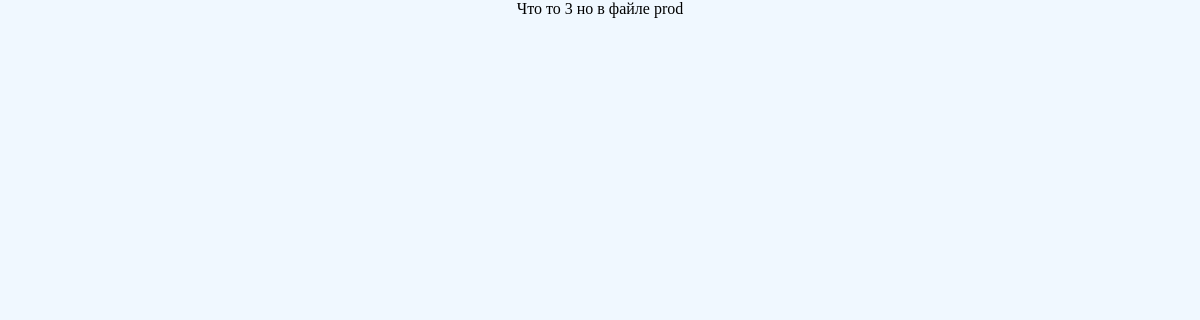
The page /shop on the database as committed earlier.
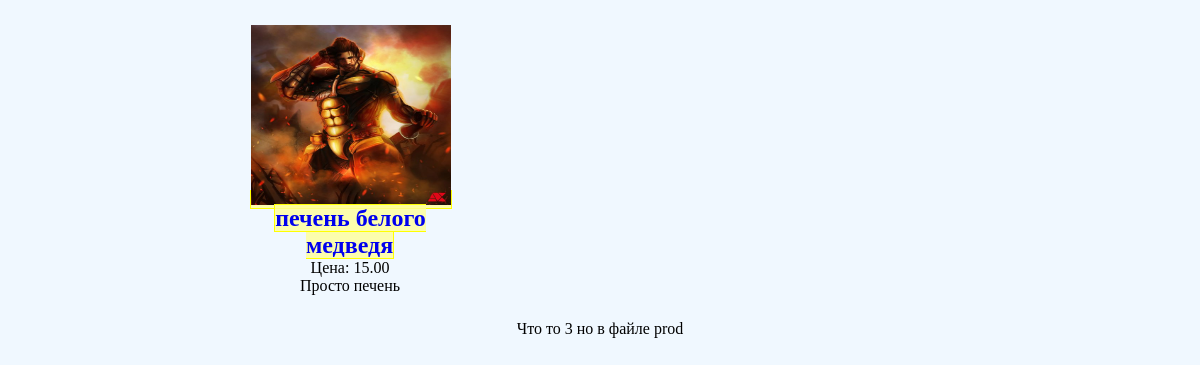
The same page on the database as committed later.
### core/models.py (models this page shows)
class Shop (models.Model) :
    title = models.CharField(max_length = 50)
    price = models.DecimalField(max_digits = 6, decimal_places = 2)
    description = models.TextField()
    owner = models.ForeignKey(get_user_model(), on_delete = models.CASCADE)
    create_data = models.DateTimeField(auto_now_add = True)
    what_update = models.DateTimeField(auto_now = True)
    image = models.ImageField(blank = True)
    slug = models.SlugField(blank = True, unique = True)
    def get_absolute_url (self) :
        return reverse("prod_detail", args = [self.slug])

### core/views.py (the view)
class ProdListView (ListView) :
    template_name = 'core/prod_list.html'
    model = Shop
    context_object_name = 'prod_list'

### core/templates/core/prod_list.html (shortened to what this page needs)
{% extends 'base.html' %}
{% block content %}
<div class = "list_product">
    {% for prod in prod_list %}
        <div class = "product">
            <div class = "image_product product_content">
                {% if prod.image %}
                    <a href="{{prod.get_absolute_url}}"><img src="{{prod.image.url}}">
                    </a>
                {% endif %}
            </div>
            <h2 class = "product_content"><a href="{{prod.get_absolute_url}}">{{prod.title}}</a></h2>
            <p class = "product_content">Цена: {{prod.price}}</p>
            <p class = "product_content">{{prod.description}}</p>
        </div>
    {% endfor %}
</div>
    Что то 3 но в файле prod
{% endblock content %}

### core/templates/base.html (shortened to what this page needs)
{% load static %}
<!DOCTYPE html>
<html lang="en">
<head>
    <link rel="stylesheet" href= "{% static 'css/style.css' %}" type ="text/css">
</head>
<body>
    {% block content %}
    {% endblock content %}
</body>
</html>

### core/static/css/style.css (style rules this page uses)
* { margin: 0; padding: 0; }
a { background-color: rgba(255, 255, 153, 0.8) ; text-decoration: none; border : solid 1px yellow ; }
body { margin : 0 20% ; text-align: center ; background-color: aliceblue; }
img { width: 100% ; height: 100% ; }
.list_product { display: flex ; flex-direction: row ; }
.image_product { width: 100% ; height: 60% ; }
.product { width: 200px ; height: 300px ; padding: 10px ; display: flex ; flex-direction: column ; justify-content: center ; }

Rows that differ between the two databases and show on the page:
added Shop: image (picture), title "печень белого медведя", price "15.00", description "Просто печень"
